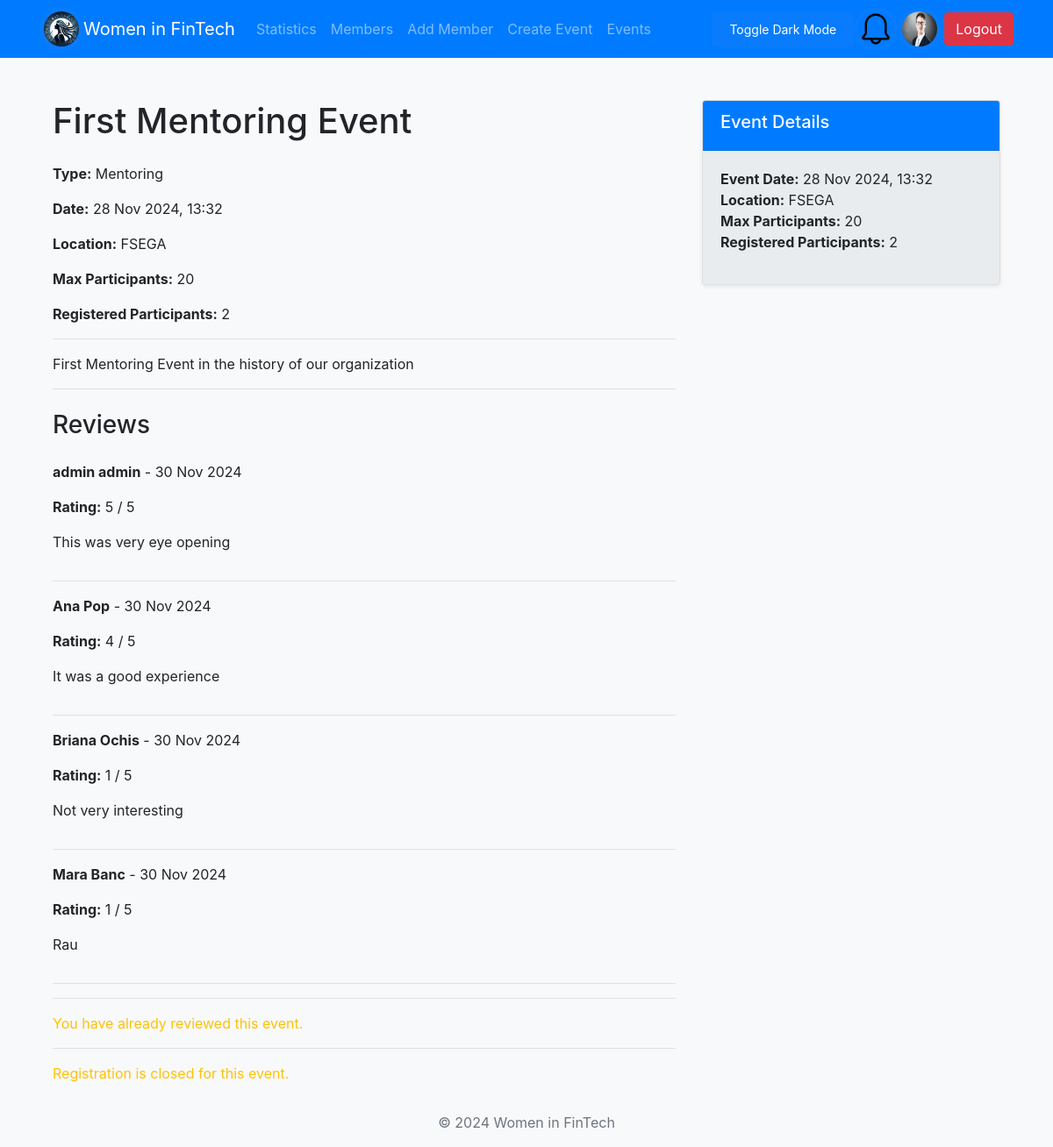
The app's page /event_details.php?id=3 (signed in) with its own data.
### tables this page shows
CREATE TABLE `members` (
  `id` int(11) NOT NULL,
  `first_name` varchar(50) NOT NULL,
  `last_name` varchar(50) NOT NULL,
  `email` varchar(100) NOT NULL,
  `profession` varchar(100) DEFAULT '-',
  `company` varchar(100) DEFAULT '-',
  `expertise` text DEFAULT NULL,
  `linkedin_profile` varchar(255) DEFAULT NULL,
  `pfp` varchar(500) NOT NULL DEFAULT 'resources/default_profile_pic.jpg',
  `status` enum('admin','member','mentor') DEFAULT 'member',
  `created_at` timestamp NOT NULL DEFAULT current_timestamp(),
  `password` varchar(200) NOT NULL DEFAULT 'parola'
);

CREATE TABLE `events` (
  `id` int(11) NOT NULL,
  `title` varchar(255) NOT NULL,
  `description` text DEFAULT NULL,
  `event_date` datetime NOT NULL,
  `location` varchar(255) DEFAULT NULL,
  `event_type` enum('workshop','mentoring','networking','conference') DEFAULT NULL,
  `max_participants` int(11) DEFAULT NULL,
  `created_by` int(11) DEFAULT NULL,
  `created_at` timestamp NOT NULL DEFAULT current_timestamp()
);

CREATE TABLE `reviews` (
  `id` int(11) NOT NULL,
  `event_id` int(11) NOT NULL,
  `member_id` int(11) NOT NULL,
  `rating` int(11) NOT NULL,
  `review` text DEFAULT NULL,
  `created_at` timestamp NOT NULL DEFAULT current_timestamp()
);

### event_details.php (the view, shortened to what this page needs)
<?php
include_once "includes/header.php";
$eventId = $_GET['id'];
$query = "SELECT id, title, description, event_date, location, event_type, max_participants,
                 (SELECT COUNT(*) FROM event_registrations WHERE event_id = events.id AND status = 'confirmed') AS registered_count
          FROM events
          WHERE id = :id";
$stmt = $db->prepare($query);
$stmt->bindParam(':id', $eventId, PDO::PARAM_INT);
$stmt->execute();
$event = $stmt->fetch(PDO::FETCH_ASSOC);
$query_reviews = "SELECT r.rating, r.review, r.created_at, m.first_name, m.last_name
                  FROM reviews r
                  INNER JOIN members m ON r.member_id = m.id
                  WHERE r.event_id = :event_id";
$stmt_reviews = $db->prepare($query_reviews);
$stmt_reviews->bindParam(':event_id', $eventId, PDO::PARAM_INT);
$stmt_reviews->execute();
$reviews = $stmt_reviews->fetchAll(PDO::FETCH_ASSOC);
$hasReviewed = false;
if (isset($_SESSION['user'])) {
    $memberId = $_SESSION['user']['id'];
    $check_review_query = "SELECT 1 FROM reviews WHERE event_id = :event_id AND member_id = :member_id LIMIT 1";
    $stmt_check_review = $db->prepare($check_review_query);
    $stmt_check_review->bindParam(':event_id', $eventId, PDO::PARAM_INT);
    $stmt_check_review->bindParam(':member_id', $memberId, PDO::PARAM_INT);
    $stmt_check_review->execute();
    if ($stmt_check_review->rowCount() > 0) {
        $hasReviewed = true;
    }
}
?>
<div class="container mt-4">
    <div class="row">
        <div class="col-md-8">
            <h1 class="mb-4"><?php echo htmlspecialchars($event['title']); ?></h1>
            <p><strong>Type:</strong> <?php echo ucfirst($event['event_type']); ?></p>
            <p><strong>Date:</strong> <?php echo date('d M Y, H:i', strtotime($event['event_date'])); ?></p>
            <p><strong>Location:</strong> <?php echo htmlspecialchars($event['location']); ?></p>
            <p><strong>Max Participants:</strong> <?php echo $event['max_participants']; ?></p>
            <p><strong>Registered Participants:</strong> <?php echo $event['registered_count']; ?></p>
            <hr>
            <p><?php echo nl2br(htmlspecialchars($event['description'])); ?></p>
            <hr>
            <h3 class="mt-4">Reviews</h3>
            <?php if (!empty($reviews)): ?>
                <ul class="list-unstyled">
                    <?php foreach ($reviews as $review): ?>
                        <li class="border-bottom py-3">
                            <p><strong><?php echo htmlspecialchars($review['first_name']) . ' ' . htmlspecialchars($review['last_name']); ?></strong> - <?php echo date('d M Y', strtotime($review['created_at'])); ?></p>
                            <p><strong>Rating:</strong> <?php echo $review['rating']; ?> / 5</p>
                            <p><?php echo nl2br(htmlspecialchars($review['review'])); ?></p>
                        </li>
                    <?php endforeach; ?>
                </ul>
            <?php else: ?>
                <p>No reviews yet for this event.</p>
            <?php endif; ?>
            <hr>
            <?php if (strtotime($event['event_date']) < time() && isset($_SESSION['user']) && !$hasReviewed): ?>
                <h3 class="mt-4">Leave a Review</h3>
                <form method="POST" action="" class="bg-light p-4 rounded shadow-sm">
                    <div class="form-group">
                        <label for="rating">Rating</label>
                        <select name="rating" id="rating" class="form-control" required>
                            <option value="">Select Rating</option>
                            <option value="1">1</option>
                            <option value="2">2</option>
                            <option value="3">3</option>
                            <option value="4">4</option>
                            <option value="5">5</option>
                        </select>
                    </div>
                    <div class="form-group mt-3">
                        <label for="review">Review</label>
                        <textarea name="review" id="review" class="form-control" rows="4" required></textarea>
                    </div>
                    <button type="submit" class="btn btn-primary mt-3">Submit Review</button>
                </form>
            <?php elseif (strtotime($event['event_date']) < time() && $hasReviewed): ?>
                <p class="text-warning mt-3">You have already reviewed this event.</p>
            <?php elseif (strtotime($event['event_date']) > time()): ?>
                <p class="text-warning mt-3">You can only leave a review for past events.</p>
            <?php endif; ?>
            <hr>
            <?php if (strtotime($event['event_date']) > time()): ?>
                <?php if (isset($_SESSION['user'])): ?>
                    <h3>Register for this Event</h3>
                    <form method="POST" action="" class="bg-light p-4 rounded shadow-sm">
                        <button type="submit" class="btn btn-primary mt-3">Register</button>
                    </form>
                <?php else: ?>
                    <p class="text-danger mt-3">Please <a href="login.php">log in</a> to register for this event.</p>
                <?php endif; ?>
            <?php else: ?>
                <p class="text-warning mt-3">Registration is closed for this event.</p>
            <?php endif; ?>
        </div>
        <div class="col-md-4">
            <div class="card shadow-sm">
                <div class="card-header bg-primary text-white">
                    <h5>Event Details</h5>
                </div>
                <div class="card-body">
                    <ul class="list-unstyled">
                        <li><strong>Event Date:</strong> <?php echo date('d M Y, H:i', strtotime($event['event_date'])); ?></li>
                        <li><strong>Location:</strong> <?php echo htmlspecialchars($event['location']); ?></li>
                        <li><strong>Max Participants:</strong> <?php echo $event['max_participants']; ?></li>
                        <li><strong>Registered Participants:</strong> <?php echo $event['registered_count']; ?></li>
                    </ul>
                </div>
            </div>
        </div>
    </div>
</div>
<?php include_once "includes/footer.php"; ?>

### includes/header.php (shortened to what this page needs)
<?php
$database = new Database();
$db = $database->getConnection();
if(isset($_SESSION['user'])){
    $userId = $_SESSION['user']['id'];
    $query = "SELECT pfp FROM members WHERE id = :id";
    $stmt = $db->prepare($query);
    $stmt->bindParam(':id', $userId, PDO::PARAM_INT);
    $stmt->execute();
    $user = $stmt->fetch(PDO::FETCH_ASSOC);
$profilePic = $user['pfp'] ?? 'resources/default_profile_pic.jpg';
} else {
    $profilePic = 'resources/default_profile_pic.jpg';
}
?>
<!DOCTYPE html>
<html lang="ro">
<head>
    <link rel="stylesheet"
          href="https://stackpath.bootstrapcdn.com/bootstrap/4.5.2/css/bootstrap.min.css">
    <link rel="stylesheet" href="css/style.css">
</head>
<body class="bg-light">
<nav class="navbar navbar-expand-lg navbar-dark bg-primary">
    <div class="container">
        <img class="logo" src="logo.png" style="width: 50px; height: auto; border-radius: 50%; border: 5px solid #087cfc;">
        <a class="navbar-brand" href="<?php echo isset($_SESSION['user']) ? 'dashboard.php' : 'index.php'; ?>">Women in FinTech</a>
        <div class="collapse navbar-collapse" id="navbarNav">
            <ul class="navbar-nav">
                <?php if (isset($_SESSION['user'])): ?>
                    <?php if ($_SESSION['user']['status'] === 'admin' || $_SESSION['user']['status'] === 'mentor'): ?>
                        <li class="nav-item">
                            <a class="nav-link" href="statistics.php">Statistics</a>
                        </li>
                    <?php endif; ?>
                    <?php if ($_SESSION['user']['status'] === 'admin'): ?>
                        <li class="nav-item">
                            <a class="nav-link" href="members.php">Members</a>
                        </li>
                        <li class="nav-item">
                            <a class="nav-link" href="add_member.php">Add Member</a>
                        </li>
                    <li class="nav-item">
                        <a class="nav-link" href="create_event.php">Create Event</a>
                    </li>
                    <?php endif; ?>
                    <li class="nav-item">
                        <a class="nav-link" href="events.php">Events</a>
                    </li>
                <?php endif; ?>
            </ul>
        </div>
        <input onclick="darkMode()" id="darkButton" class="btn btn-primary" type="button" value="Toggle Dark Mode">
        <div class="dropdown">
            <img class="pfp dropdown-toggle" id="notificationBell" data-toggle="dropdown" aria-haspopup="true" aria-expanded="false"
                 src="resources/bell.png" style="width: 50px; height: 50px; border-radius: 50%; border: 5px solid #087cfc; cursor: pointer;">
        </div>
        <?php if (isset($_SESSION['user'])): ?>
        <a href="edit_profile.php" style="padding-right: 3px">
            <img class="pfp" src="<?php echo htmlspecialchars($profilePic); ?>" style="width: 50px; height: 50px; border-radius: 50%; border: 5px solid #087cfc;">
        </a>
        <?php endif; ?>
        <div class="ml-auto">
            <?php if (isset($_SESSION['user'])): ?>
                <a href="logout.php" class="btn btn-danger">Logout</a>
            <?php else: ?>
                <a href="login.php" class="btn btn-success">Login</a>
            <?php endif; ?>
    </div>
</nav>
<div class="container mt-4">

### css/style.css (style rules this page uses)
body { min-height: 100vh; display: flex; flex-direction: column; }
.card-body { background-color: #e9ecef; }
.logo { border-radius: 50%; }
#darkButton { float: right; background-color: #087cfc; color: white; border: none; padding: 10px 20px; border-radius: 5px; cursor: pointer; font-size: 14px; }

### records on screen
members: pfp (picture)
events: title "First Mentoring Event", event_type "Mentoring", event_date "28 Nov 2024, 13:32", location "FSEGA", max_participants "20", description "First Mentoring Event in the history of our organization"
reviews: member.first_name "admin", member.last_name "admin", created_at "30 Nov 2024", rating "5", review "This was very eye opening"
reviews: member.first_name "Ana", member.last_name "Pop", created_at "30 Nov 2024", rating "4", review "It was a good experience"
reviews: member.first_name "Briana", member.last_name "Ochis", created_at "30 Nov 2024", rating "1", review "Not very interesting"
reviews: member.first_name "Mara", member.last_name "Banc", created_at "30 Nov 2024", rating "1", review "Rau"

### other values on screen
$event['registered_count'] "2"
